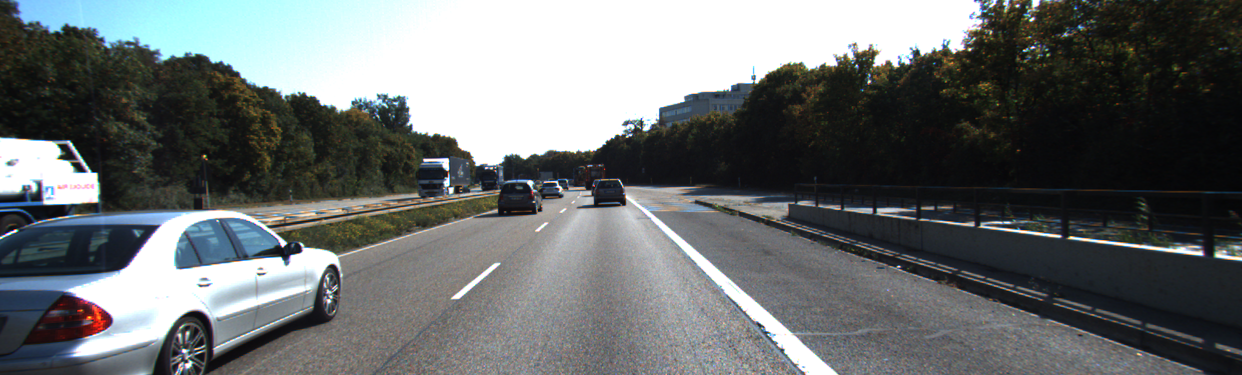
//> input picture data/000010.png, 1242 x 375 px; its folder holds only this picture in this run
$ ./main   (built with g++ and OpenCV 4)
//> lines starting //> are read from the running program, lines starting //| are printed output that depends on the picture; after the words box and inside, x2 and y2 are one past the last pixel; in counts of white or black regions, pixels touching at a corner belong together
// OpenCV
#include <opencv2/opencv.hpp>

// C++ STL
#include <filesystem>
#include <iostream>
#include <optional>
#include <vector>

namespace fs = std::filesystem;

namespace {

cv::Mat buildLaneColorMask(const cv::Mat& bgrImage) {
    cv::Mat hls;
    cv::cvtColor(bgrImage, hls, cv::COLOR_BGR2HLS);

    // White mask in HLS
    cv::Mat whiteMask;
    cv::inRange(hls, cv::Scalar(0, 150, 0), cv::Scalar(180, 255, 255), whiteMask);

    // Yellow mask in HLS (tuned ranges)
    cv::Mat yellowMask;
    cv::inRange(hls, cv::Scalar(8, 70, 70), cv::Scalar(50, 255, 255), yellowMask);

    cv::Mat laneMask;
    cv::bitwise_or(whiteMask, yellowMask, laneMask);
    return laneMask;
}

cv::Mat applyRegionOfInterestMask(const cv::Mat& edgeImage) {
    const int width = edgeImage.cols;
    const int height = edgeImage.rows;

    std::vector<cv::Point> vertices;
    vertices.emplace_back(static_cast<int>(0.15 * width), height);
    vertices.emplace_back(static_cast<int>(0.45 * width), static_cast<int>(0.62 * height));
    vertices.emplace_back(static_cast<int>(0.55 * width), static_cast<int>(0.62 * height));
    vertices.emplace_back(static_cast<int>(0.85 * width), height);

    cv::Mat mask = cv::Mat::zeros(edgeImage.size(), edgeImage.type());
    std::vector<std::vector<cv::Point>> pts{vertices};
    cv::fillPoly(mask, pts, cv::Scalar(255));

    cv::Mat masked;
    cv::bitwise_and(edgeImage, mask, masked);
    return masked;
}

struct LineModel {
    double slope{0.0};
    double intercept{0.0};
};

struct ClassifiedLines {
    std::vector<cv::Vec4i> left;
    std::vector<cv::Vec4i> right;
};

ClassifiedLines classifyAndFilterLines(const std::vector<cv::Vec4i>& lines, int imageWidth, int imageHeight, int yRef) {
    ClassifiedLines result;
    const double midX = static_cast<double>(imageWidth) * 0.5;

    for (const cv::Vec4i& l : lines) {
        const double x1 = l[0];
        const double y1 = l[1];
        const double x2 = l[2];
        const double y2 = l[3];
        const double dx = x2 - x1;
        const double dy = y2 - y1;
        if (std::abs(dx) < 1e-6) {
            continue;
        }
        const double slope = dy / dx;
        if (std::abs(slope) < 0.2) {
            continue; // near-horizontal
        }
        const double intercept = y1 - slope * x1;
        const double xAtRef = (yRef - intercept) / slope;
        if (xAtRef < 0.05 * imageWidth || xAtRef > 0.95 * imageWidth) {
            continue; // unreasonable bottom intersection
        }

        if (slope < 0.0 && xAtRef < midX) {
            result.left.push_back(l);
        } else if (slope > 0.0 && xAtRef > midX) {
            result.right.push_back(l);
        }
    }
    return result;
}

std::optional<LineModel> fitAverageLine(const std::vector<cv::Vec4i>& lines, bool wantNegativeSlope) {
    double slopeSum = 0.0;
    double interceptSum = 0.0;
    double weightSum = 0.0;

    for (const cv::Vec4i& l : lines) {
        const double x1 = l[0];
        const double y1 = l[1];
        const double x2 = l[2];
        const double y2 = l[3];

        const double dx = x2 - x1;
        const double dy = y2 - y1;
        if (std::abs(dx) < 1e-6) {
            continue;
        }
        const double slope = dy / dx;
        // Filter out nearly horizontal lines (relaxed to catch dashed lanes)
        if (std::abs(slope) < 0.3) {
            continue;
        }
        if (wantNegativeSlope && slope >= 0.0) {
            continue;
        }
        if (!wantNegativeSlope && slope <= 0.0) {
            continue;
        }
        const double intercept = y1 - slope * x1;
        const double length = std::hypot(dx, dy);
        slopeSum += slope * length;
        interceptSum += intercept * length;
        weightSum += length;
    }

    if (weightSum <= 0.0) {
        return std::nullopt;
    }
    LineModel model;
    model.slope = slopeSum / weightSum;
    model.intercept = interceptSum / weightSum;
    return model;
}

void drawLineForYRange(cv::Mat& image, const LineModel& model, int yMin, int yMax, const cv::Scalar& color, int thickness) {
    // x = (y - b) / m
    auto computeX = [&](int y) -> int {
        return static_cast<int>((y - model.intercept) / model.slope);
    };
    const cv::Point p1(computeX(yMax), yMax);
    const cv::Point p2(computeX(yMin), yMin);
    cv::line(image, p1, p2, color, thickness, cv::LINE_AA);
}

// Draws a slightly extended line beyond the ROI upwards to improve visual continuity
void drawExtendedLine(cv::Mat& image, const LineModel& model, int yMin, int yMax, int extendPixels, const cv::Scalar& color, int thickness) {
    const int extendedYMin = std::max(0, yMin - extendPixels);
    drawLineForYRange(image, model, extendedYMin, yMax, color, thickness);
}

bool isHeadless() {
    const char* display = std::getenv("DISPLAY");
    return display == nullptr || std::string(display).empty();
}

} // namespace

// Convert standard Hough (rho, theta) to slope-intercept; returns nullopt if invalid
// [11 lines left out: function lineModelFromPolar, not called in this run]

static std::optional<LineModel> fallbackStandardHough(const cv::Mat& closedEdges, bool wantLeft, int imageWidth, int imageHeight) {
    const int midX = imageWidth / 2;
    cv::Rect roiRect = wantLeft ? cv::Rect(0, 0, midX, imageHeight) : cv::Rect(midX, 0, imageWidth - midX, imageHeight);
    cv::Mat roi = closedEdges(roiRect);

    std::vector<cv::Vec2f> linesPolar;
    // Lower threshold a bit to pick dashed patterns
    cv::HoughLines(roi, linesPolar, 1, CV_PI / 180.0, 110);
    for (const cv::Vec2f& l : linesPolar) {
        const float rho = l[0];
        const float theta = l[1];
        auto maybe = lineModelFromPolar(rho + 0.0f, theta);
        if (!maybe) continue;
        LineModel model = *maybe;
        // Adjust intercept due to ROI offset
        // For y = m x + b, shifting x' = x + roi.x -> y = m x' + (b - m*roi.x)
        model.intercept = model.intercept - model.slope * roiRect.x;

        // Filter by slope direction
        if (wantLeft && model.slope >= -0.15) continue;   // expect negative slope
        if (!wantLeft && model.slope <= 0.15) continue;   // expect positive slope

        // Bottom intersection check
        const int yRef = static_cast<int>(0.75 * imageHeight);
        const double xAtRef = (yRef - model.intercept) / model.slope;
        if (wantLeft) {
            if (!(xAtRef > 0.05 * imageWidth && xAtRef < 0.55 * imageWidth)) continue;
        } else {
            if (!(xAtRef > 0.45 * imageWidth && xAtRef < 0.95 * imageWidth)) continue;
        }
        return model;
    }
    return std::nullopt;
}

static std::optional<LineModel> fallbackFitLineFromPoints(const cv::Mat& closedEdges, bool wantLeft, int imageWidth, int imageHeight) {
    const int midX = imageWidth / 2;
    // Collect non-zero points
    std::vector<cv::Point> nonZero;
    cv::findNonZero(closedEdges, nonZero);
    if (nonZero.empty()) return std::nullopt;

    std::vector<cv::Point2f> candidates;
    candidates.reserve(nonZero.size());
    for (const cv::Point& p : nonZero) {
        if (wantLeft && p.x >= midX) continue;
        if (!wantLeft && p.x <= midX) continue;
        candidates.emplace_back(static_cast<float>(p.x), static_cast<float>(p.y));
    }
    if (candidates.size() < 50) return std::nullopt; // not enough signal

    // Optionally subsample to limit computation
    if (candidates.size() > 5000) {
        std::vector<cv::Point2f> reduced;
        reduced.reserve(5000);
        const size_t step = candidates.size() / 5000;
        for (size_t i = 0; i < candidates.size(); i += step) {
            reduced.push_back(candidates[i]);
        }
        candidates.swap(reduced);
    }

    cv::Vec4f lineParams;
    cv::fitLine(candidates, lineParams, cv::DIST_HUBER, 0, 0.01, 0.01);
    const double vx = static_cast<double>(lineParams[0]);
    const double vy = static_cast<double>(lineParams[1]);
    const double x0 = static_cast<double>(lineParams[2]);
    const double y0 = static_cast<double>(lineParams[3]);
    if (std::abs(vx) < 1e-6) return std::nullopt; // near vertical

    LineModel model;
    model.slope = vy / vx;
    model.intercept = y0 - model.slope * x0;

    // Enforce direction and reasonable slope magnitude
    if (wantLeft && model.slope >= -0.2) return std::nullopt;
    if (!wantLeft && model.slope <= 0.2) return std::nullopt;
    if (std::abs(model.slope) < 0.3) return std::nullopt;

    // Bottom intersection sanity
    const double xBottom = (imageHeight - model.intercept) / model.slope;
    if (wantLeft) {
        if (!(xBottom > 0.05 * imageWidth && xBottom < 0.55 * imageWidth)) return std::nullopt;
    } else {
        if (!(xBottom > 0.45 * imageWidth && xBottom < 0.95 * imageWidth)) return std::nullopt;
    }
    return model;
}

int main(int argc, char** argv) {
    // Default input folder relative to the build directory
    std::string dataFolder = "../data";
    if (argc >= 2) {
        dataFolder = argv[1];
    }

    if (!fs::exists(dataFolder)) {
        std::cerr << "Input folder does not exist: " << dataFolder << std::endl;
        return 1;
    }

    const bool headless = isHeadless();
    const bool debugEnabled = [](){
        const char* dbg = std::getenv("DEBUG_LANES");
        return dbg != nullptr && std::string(dbg).size() > 0 && std::string(dbg) != "0";
    }();

    for (const auto& entry : fs::directory_iterator(dataFolder)) {
        if (!entry.is_regular_file()) {
            continue;
        }
        const fs::path path = entry.path();
        const std::string ext = path.extension().string();
        if (!(ext == ".png" || ext == ".jpg" || ext == ".jpeg" || ext == ".PNG" || ext == ".JPG" || ext == ".JPEG")) {
            continue; // skip non-image files
        }
        const std::string stem = path.stem().string();
        auto endsWith = [](const std::string& s, const std::string& suffix){
            return s.size() >= suffix.size() && s.rfind(suffix) == s.size() - suffix.size();
        };
        if (endsWith(stem, "_lanes") || endsWith(stem, "_edges") || endsWith(stem, "_mask") || endsWith(stem, "_roi") || endsWith(stem, "_closed") || endsWith(stem, "_overlay")) {
            continue; // skip debug/processed outputs
        }

        const std::string imgPath = path.string();
        cv::Mat original = cv::imread(imgPath);
//> original is the input picture: 375 rows x 1242 cols, CV_8UC3; mean B, G, R 110.4, 110, 105.8
        if (original.empty()) {
            // Not an image or failed to open; skip
            continue;
        }

        // 1) Grayscale
        cv::Mat gray;
        cv::cvtColor(original, gray, cv::COLOR_BGR2GRAY);
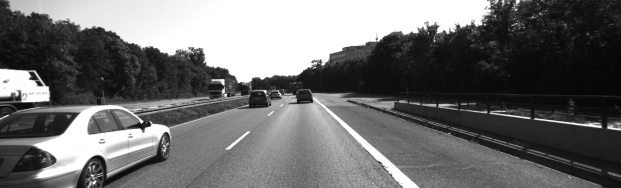
//> gray: 375 rows x 1242 cols, CV_8UC1 (shown at 1/2 size); min 5, max 255, mean 108.8

        // 2) Blur to reduce noise
        cv::Mat blurred;
        cv::GaussianBlur(gray, blurred, cv::Size(5, 5), 0.0);

        // 3) Canny edges
        cv::Mat edges;
        cv::Canny(blurred, edges, 50, 150);
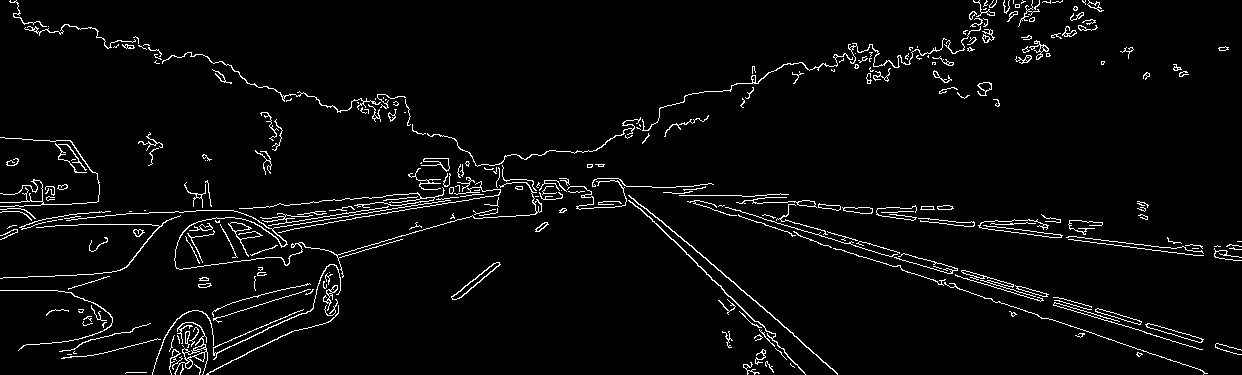
//> edges: 375 rows x 1242 cols, CV_8UC1; 3.7% white in thin lines or dots

    // 3.5) Color mask to emphasize lane paint (white/yellow)
    cv::Mat colorMask = buildLaneColorMask(original);
//> in buildLaneColorMask, `cv::inRange(hls, cv::Scalar(8, 70, 70), cv::Scalar(50, 255, 255), yell..`:
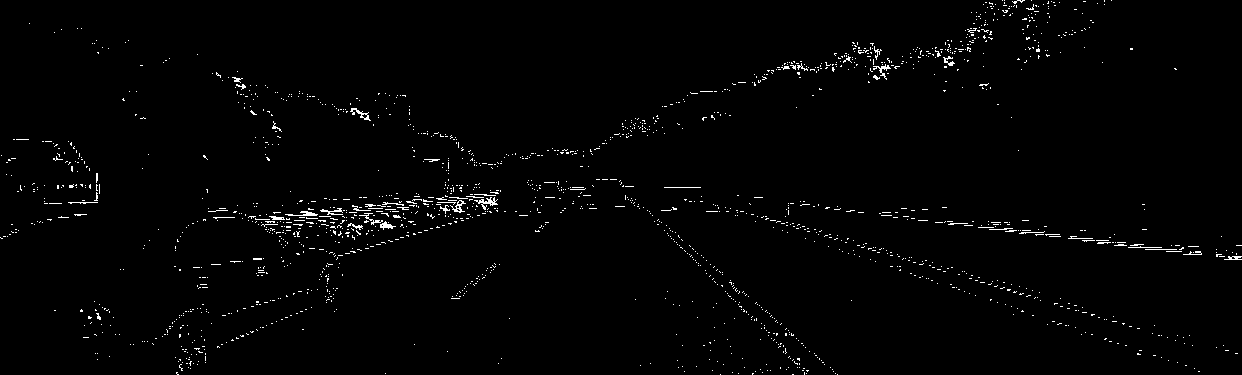
//> yellowMask: 375 rows x 1242 cols, CV_8UC1; 1.4% white in thin lines or dots
//> in buildLaneColorMask, `cv::bitwise_or(whiteMask, yellowMask, laneMask);`:
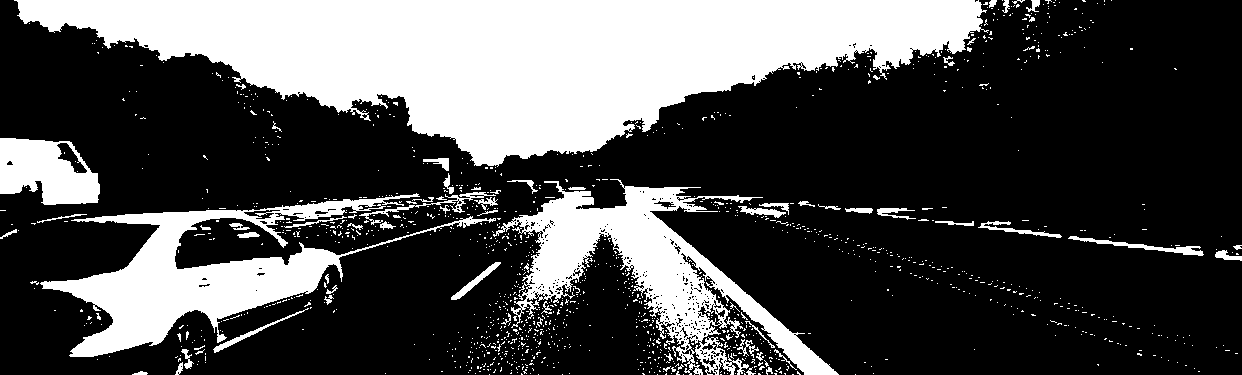
//> laneMask: 375 rows x 1242 cols, CV_8UC1; 29.8% white; 1332 white regions (1268 under 20 px), largest, box (x1, y1, x2, y2) and area: (14, 0, 989, 167) 85223, (493, 179, 839, 375) 19780, (40, 193, 496, 357) 19581
    cv::Mat edgesColorFiltered;
    cv::bitwise_and(edges, colorMask, edgesColorFiltered);
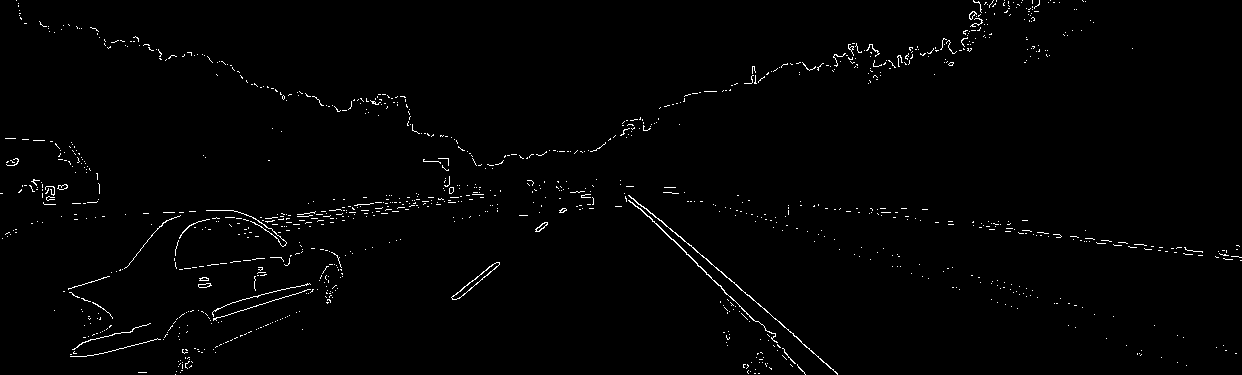
//> edgesColorFiltered: 375 rows x 1242 cols, CV_8UC1; 1.2% white in thin lines or dots

        // 4) ROI mask (focus on road area)
        cv::Mat maskedEdges = applyRegionOfInterestMask(edgesColorFiltered);
//> in applyRegionOfInterestMask, `cv::fillPoly(mask, pts, cv::Scalar(255));`:
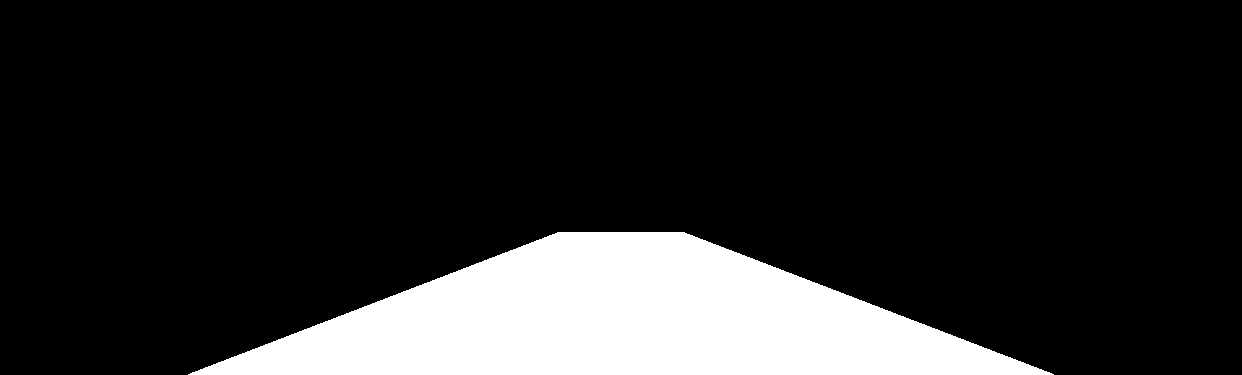
//> mask: 375 rows x 1242 cols, CV_8UC1; 15.3% white; 1 white region, box (x1, y1, x2, y2) and area: (188, 232, 1054, 375) 71156

    // 4.5) Morphological close to connect dashed segments
    cv::Mat kernel = cv::getStructuringElement(cv::MORPH_RECT, cv::Size(7, 7));
    cv::Mat closed;
    cv::morphologyEx(maskedEdges, closed, cv::MORPH_CLOSE, kernel);
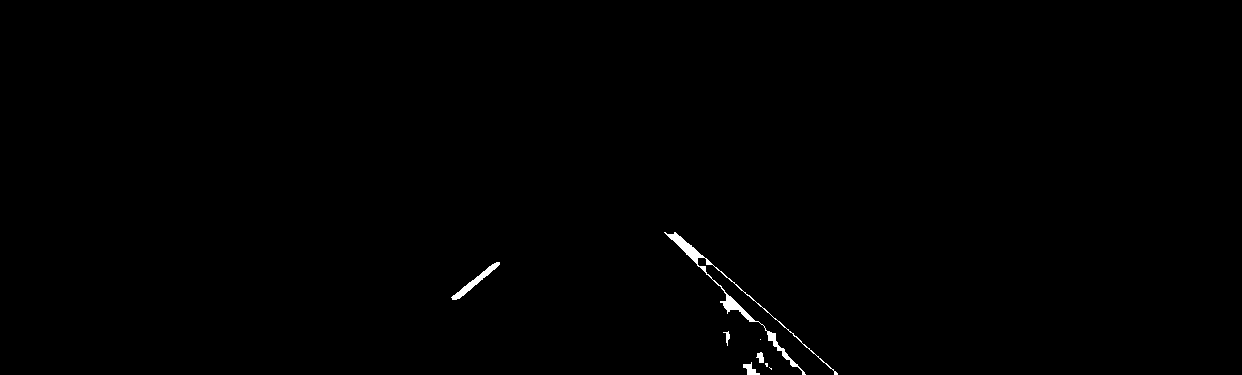
//> closed: 375 rows x 1242 cols, CV_8UC1; 0.38% white; 8 white regions (3 under 20 px), largest, box (x1, y1, x2, y2) and area: (664, 232, 838, 375) 1198, (451, 262, 500, 300) 340, (743, 362, 760, 375) 106, (756, 352, 764, 363) 59, (723, 331, 730, 346) 42
    cv::morphologyEx(closed, closed, cv::MORPH_DILATE, cv::getStructuringElement(cv::MORPH_RECT, cv::Size(3, 3)));
//> closed: 375 rows x 1242 cols, CV_8UC1; 0.69% white; 6 white regions (1 under 20 px), largest, box (x1, y1, x2, y2) and area: (663, 231, 839, 375) 2296, (450, 261, 501, 301) 518, (742, 361, 761, 375) 155, (755, 351, 773, 371) 145, (722, 330, 731, 347) 90

        // 5) Probabilistic Hough Transform
    std::vector<cv::Vec4i> houghLines;
    cv::HoughLinesP(
        closed,
        houghLines,
        1.0,
        CV_PI / 180.0,
        28,                                   // slightly lower threshold
        std::max(25.0, original.cols * 0.05), // shorter minLineLength
        45.0                                  // larger maxLineGap
    );
//> houghLines = 18 lines (x1, y1, x2, y2), first 8: [663, 232, 805, 374], [674, 231, 838, 374], [669, 233, 785, 349], [676, 231, 837, 371], [673, 233, 835, 374], [664, 231, 806, 373], [725, 296, 803, 374], [665, 231, 805, 371]
//> (the rest of the program and of its run is left out)
